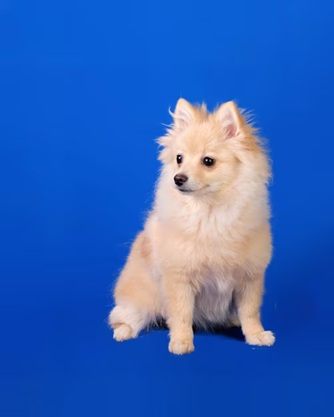
#> input picture imagen.jpg, 334 x 417 px
$ python verimagen.py
#> lines starting #> are read from the running program, lines starting #| are printed output that depends on the picture
import numpy as np
import matplotlib.pyplot as plt
import matplotlib.image as mpimg
from PIL import Image
dicionario = {}
imagen = mpimg.imread("imagen.jpg")
#> imagen is the input picture: shape (417, 334, 3); mean R, G, B 48.9, 98.6, 186.2
plt.imshow(imagen)
filas = imagen.shape[0]
#> filas = 417
columnas = imagen.shape[1]
#> columnas = 334
canales = imagen.shape[2]
#> canales = 3
pixelarribaizq = imagen[1, 1]
#> pixelarribaizq = [16, 95, 214]
pixelarribader = imagen[416, 1]
#> pixelarribader = [8, 67, 169]
pixelabajoizq = imagen[1, 333]
#> pixelabajoizq = [12, 91, 209]
pixelabajoder = imagen[416, 333]
#> pixelabajoder = [6, 65, 169]
pixelcentro = imagen[208, 167]
#> pixelcentro = [232, 217, 210]
promedio = np.mean(imagen)
#> promedio = 111.3
imagen = Image.open('imagen.jpg')
matriz_img = np.array(imagen)
canal_azul = matriz_img[:, :, 2]
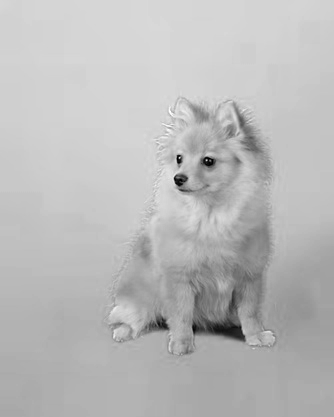
#> canal_azul: shape (417, 334); min 0, max 255, mean 186.2
min_azul = canal_azul.min()
#> min_azul = 0
max_azul = canal_azul.max()
#> max_azul = 255
dicionario['Intensidad Minima'] = min_azul
dicionario['Intensidad Maxima'] = max_azul
promedio_canales = np.mean(imagen, axis=(0, 1))
#> promedio_canales = [48.9, 98.63, 186.2]


dicionario = {'filas': filas,
              'columnas' : columnas,
              'canales' : canales,
              'pixel_sup_izq' : pixelarribaizq,
              'pixel_sup_der' : pixelarribader,
              'pixel_inf_izq' :pixelabajoizq,
              'pixel_inf_der' : pixelabajoder,
              'pixel_centro' : pixelcentro,
              'Intensidad Promedio' : promedio,
              'Intensidad Maxima': max_azul,
              'Intensidad Minima': min_azul,
              'color promedio canales': promedio_canales,
                }
for keys, val in dicionario.items():
    print(keys,val)
#> this loop made 12 passes
#> (keys, val) on passes 1 to 12: ('filas', 417), ('columnas', 334), ('canales', 3), ('pixel_sup_izq', [16, 95, 214]), ('pixel_sup_der', [8, 67, 169]), ('pixel_inf_izq', [12, 91, 209]), ('pixel_inf_der', [6, 65, 169]), ('pixel_centro', [232, 217, 210]), ('Intensidad Promedio', 111.3), ('Intensidad Maxima', 255), ('Intensidad Minima', 0), ('color promedio canales', [48.9, 98.63, 186.2])
#| filas 417
#| columnas 334
#| canales 3
#| pixel_sup_izq [ 16  95 214]
#| pixel_sup_der [  8  67 169]
#| pixel_inf_izq [ 12  91 209]
#| pixel_inf_der [  6  65 169]
#| pixel_centro [232 217 210]
#> (further printed lines are left out)
plt.show()
